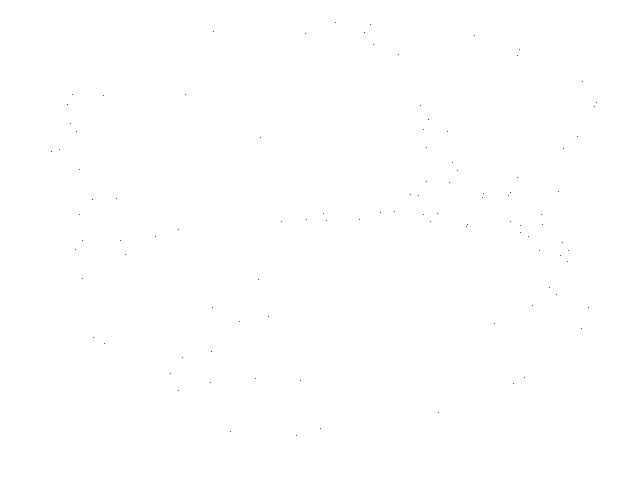
Frame 1 (no input)
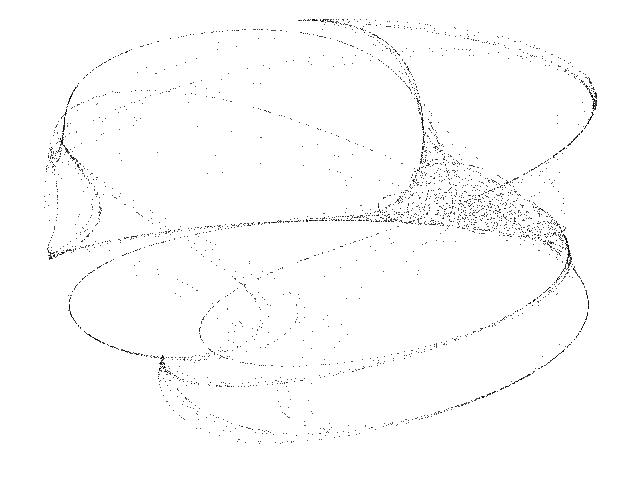
Frame 60 (the mouse pressed at the canvas centre just before this capture)
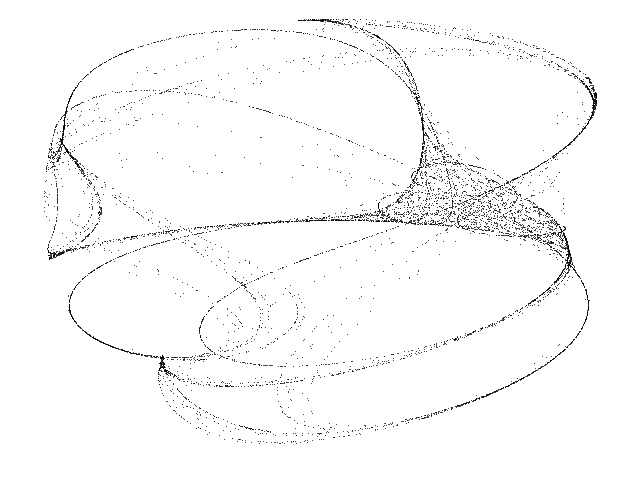
Frame 120 (the mouse held since frame 60 and released just before this capture)

The Processing sketch that drew these frames (run headless with seeded random() and noise(); from frame 60 on, the mouse is pressed at the canvas centre):

// Processing sketch: Clifford_A
// ── Clifford_A.pde
// Clifford A chaotic map //

  float x = 0.1;
  float y = 0.1;
  float a = -1.7;
  float b = 1.3;
  float c = -0.1;
  float d = -1.21;


void setup() {
  
  size(640,480);
  background(255);
  
}


void draw() {
  
  for (int i=0; i<100; i++) {
    
    float nx = x;
    float ny = y;
     
    x = sin(a * ny) + c * cos(a * nx);
    y = sin(b * nx) + d * cos(b * ny);

    point(330 + (260 * x), 250 + (105 * y));
        
  }

}
